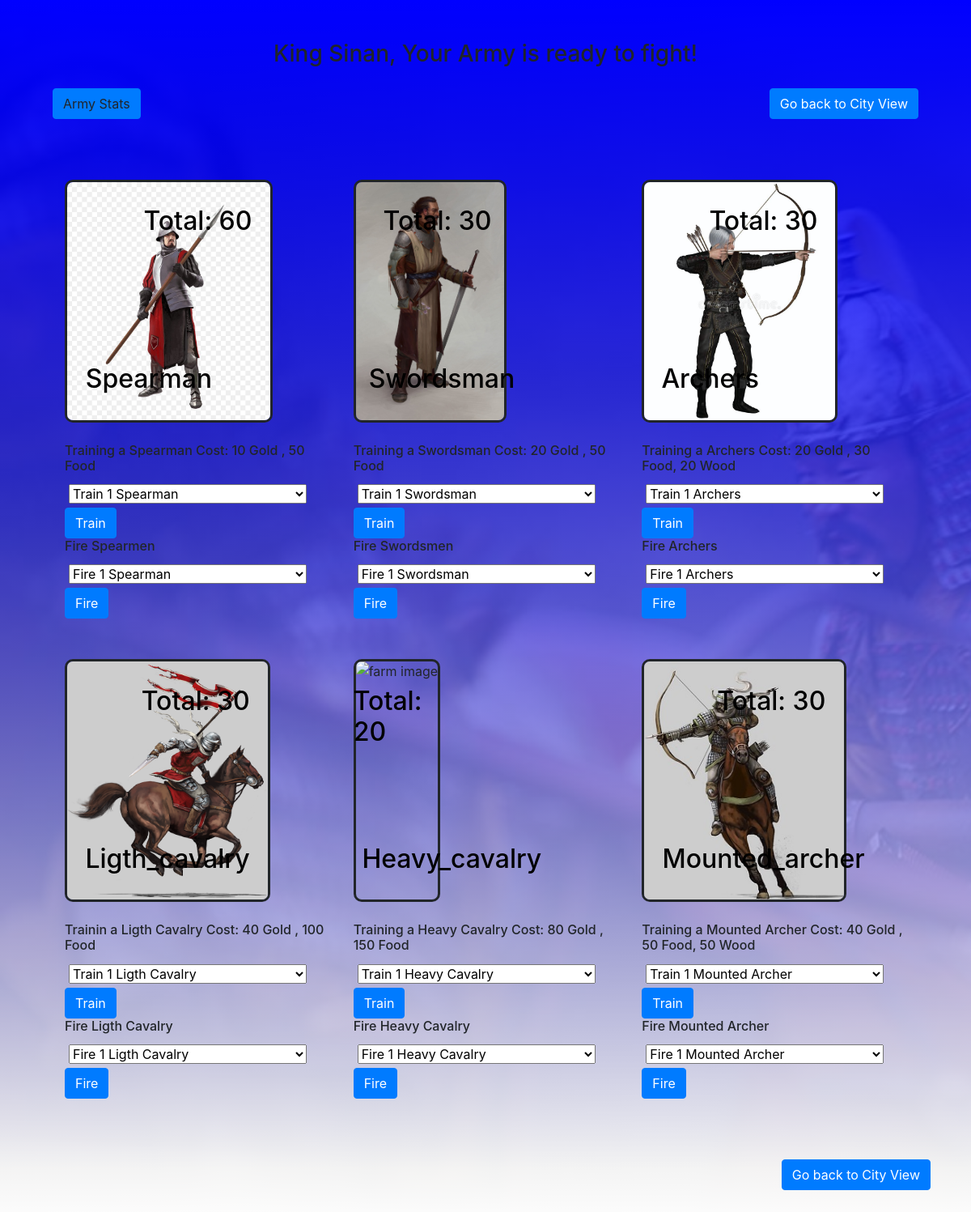
The app's page /castle (signed in) with its own data.
### models.py (models this page shows, shortened)
class Population(Model):
    king_name = ForeignKeyField(Player, to_field="player_name")
    total_population = IntegerField(default=1000)
    unassingned_population = IntegerField(default=200)
    farmer = IntegerField(default=300)
    stone_worker = IntegerField(default=100)
    gold_miner = IntegerField(default=100)
    lumberjack = IntegerField(default=100)
    spearman = IntegerField(default=100)
    swordsman = IntegerField(default=30)
    archers = IntegerField(default=20)
    ligth_cavalry = IntegerField(default=20)
    heavy_cavalry = IntegerField(default=10)
    mounted_archer = IntegerField(default=20)
    class Meta:
        database = DATABASE

### app.py (the view)
@app.route('/castle')
@login_required
def castle():
    village_data = models.City.get(models.City.king_of_city == g.user.player_name)
    population_data = models.Population.get(models.Population.king_name == g.user.player_name)
    player = models.Player.get(models.Player.email == g.user.email)
    return render_template("castle.html", village_data = village_data, population_data= population_data,player=player)

### app.py (called while the page is built)
@login_manager.user_loader
def load_player(player_id):
    try:
        return models.Player.get(models.Player.id == player_id)
    except models.DoesNotExist:
        return None

@app.before_request
def before_request():
    g.db = models.DATABASE
    g.db.connect()
    g.user = current_user

@app.after_request
def after_request(response):
    g.db.close()
    return response

### templates/castle.html (shortened to what this page needs)
{% extends "game_main.html" %}
{% block content %}
<div class="col-12">
    <div style=" text-align: center ;margin-bottom: 25px;">
            <h3>King {{player.player_name.capitalize()}}, Your Army is ready to fight!</h3>
    </div>
</div>
<div class="game_main_row">
<div class="col-12"   >
     <a style="position: relative; float: right; margin-bottom: 50px" class="btn btn-primary " href="{{url_for('village')}}"> Go back to City View</a>
     <a id="castle_info_button" class="btn btn-primary" >Army Stats</a>
</div>
<div class="col-12"   >
    <div class="col-12 col-sm-12 col-md-6 col-lg-4" >
      <div>
        <h2 class="game_main_image_title" style="color:black"> Spearman</h2>
        <h2 class="village_image_city_level" style="color:black">Total: {{population_data.spearman}}</h2>
        <img src="static/images/spearman.jpg" alt="spearman">
      </div>
        <div >
            <h6>Training a Spearman Cost: 10 Gold , 50 Food</h6>
              <form action="{{ url_for('assin_spearman') }}" method="POST">
                  <select name="assin_spearman" >
                      <option value="1">Train 1 Spearman </option>
                    </select>
                  <button type="submit" class="btn btn-primary " id="assign_spearman">Train</button>
              </form>
              <h6>Fire Spearmen</h6>
              <form action="{{ url_for('unassin_spearman') }}" method="POST">
                  <select name="unassin_spearman" >
                      <option value="1">Fire 1 Spearman </option>
                    </select>
                  <button type="submit" class="btn btn-primary " id="unassin_spearman">Fire</button>
              </form>
          </div>
    </div>
    <div class="col-12 col-sm-12 col-md-6 col-lg-4">
      <div>
          <h2 class="game_main_image_title" style="color:black"> Swordsman</h2>
          <h2 class="village_image_city_level" style="color:black"> Total: {{population_data.swordsman}}</h2>
          <img src="static/images/swordsman.jpg" alt="swordsman">
      </div>
      <div class="train_soldiers">
          <h6>Training a Swordsman Cost: 20 Gold , 50 Food</h6>
            <form action="{{ url_for('assin_swordsman') }}" method="POST">
                <select name="assin_swordsman" >
                    <option value="1">Train 1 Swordsman </option>
                  </select>
                <button type="submit" class="btn btn-primary " id="assin_swordsman">Train</button>
            </form>
            <h6>Fire Swordsmen</h6>
            <form action="{{ url_for('unassin_swordsman') }}" method="POST">
                <select name="unassin_swordsman" >
                    <option value="1">Fire 1 Swordsman </option>
                  </select>
                <button type="submit" class="btn btn-primary " id="unassin_swordsman">Fire</button>
            </form>
        </div>
    </div>
    <div class="col-12 col-sm-12 col-md-6 col-lg-4">
      <div>
          <h2 class="game_main_image_title" style="color:black"> Archers</h2>
          <h2 class="village_image_city_level" style="color:black"> Total: {{population_data.archers}}</h2>
          <img src="static/images/archers.jpg" alt="archers">
      </div>
      <div class="train_soldiers">
          <h6>Training a Archers Cost: 20 Gold , 30 Food, 20 Wood</h6>
            <form action="{{ url_for('assin_archers') }}" method="POST">
                <select name="assin_archers" >
                    <option value="1">Train 1 Archers </option>
                  </select>
                <button type="submit" class="btn btn-primary " id="assin_archers">Train</button>
            </form>
            <h6>Fire Archers</h6>
            <form action="{{ url_for('unassin_archers') }}" method="POST">
                <select name="unassin_archers" >
                    <option value="1">Fire 1 Archers </option>
                  </select>
                <button type="submit" class="btn btn-primary " id="unassign_archers">Fire</button>
            </form>
        </div>
    </div>
    <div class="col-12 col-sm-12 col-md-6 col-lg-4">
      <div>
          <h2 class="game_main_image_title" style="color:black"> Ligth_cavalry</h2>
          <h2 class="village_image_city_level" style="color:black"> Total: {{population_data.ligth_cavalry}}</h2>
          <img src="static/images/light_cavalry.png" alt="barracks">
      </div>
      <div class="train_soldiers">
          <h6>Trainin a Ligth Cavalry Cost: 40 Gold , 100 Food</h6>
            <form action="{{ url_for('assin_ligth_cavalry') }}" method="POST">
                <select name="assin_ligth_cavalry" >
                    <option value="1">Train 1 Ligth Cavalry </option>
                  </select>
                <button type="submit" class="btn btn-primary " id="assin_ligth_cavalry">Train</button>
            </form>
            <h6>Fire Ligth Cavalry</h6>
            <form action="{{ url_for('unassin_ligth_cavalry') }}" method="POST">
                <select name="unassin_ligth_cavalry" >
                    <option value="1">Fire 1 Ligth Cavalry </option>
                  </select>
                <button type="submit" class="btn btn-primary " id="unassign_ligth_cavalry">Fire</button>
            </form>
        </div>
    </div>
    <div class="col-12 col-sm-12 col-md-6 col-lg-4">
      <div>
          <h2 class="game_main_image_title" style="color:black"> Heavy_cavalry</h2>
          <h2 class="village_image_city_level" style="color:black"> Total: {{population_data.heavy_cavalry}}</h2>
          <img src="static/images/heavy_cavalry.png" alt="farm image">
      </div>
      <div class="train_soldiers">
          <h6>Training a Heavy Cavalry Cost: 80 Gold , 150 Food</h6>
            <form action="{{ url_for('assin_heavy_cavalry') }}" method="POST">
                <select name="assin_heavy_cavalry" >
                    <option value="1">Train 1 Heavy Cavalry </option>
                  </select>
                <button type="submit" class="btn btn-primary " id="assign_heavy_cavalry">Train</button>
            </form>
            <h6>Fire Heavy Cavalry</h6>
            <form action="{{ url_for('unassin_heavy_cavalry') }}" method="POST">
                <select name="unassin_heavy_cavalry" >
                    <option value="1">Fire 1 Heavy Cavalry </option>
                  </select>
                <button type="submit" class="btn btn-primary " id="unassign_heavy_cavalry">Fire</button>
            </form>
        </div>
    </div>
    <div class="col-12 col-sm-12 col-md-6 col-lg-4">
      <div>
          <h2 class="game_main_image_title" style="color:black"> Mounted_archer</h2>
          <h2 class="village_image_city_level" style="color:black"> Total: {{population_data.mounted_archer}}</h2>
          <img src="static/images/mounted_archer.jpg" alt="Girl in a jacket">
      </div>
      <div class="train_soldiers">
          <h6>Training a Mounted Archer Cost: 40 Gold , 50 Food, 50 Wood</h6>
            <form action="{{ url_for('assin_mounted_archer') }}" method="POST">
                <select name="assin_mounted_archer" >
                    <option value="1">Train 1 Mounted Archer </option>
                  </select>
                <button type="submit" class="btn btn-primary " id="assign_mounted_archer">Train</button>
            </form>
            <h6>Fire Mounted Archer</h6>
            <form action="{{ url_for('unassin_mounted_archer') }}" method="POST">
                <select name="unassin_mounted_archer" >
                    <option value="1">Fire 1 Mounted Archer </option>
                  </select>
                <button type="submit" class="btn btn-primary " id="unassign_mounted_archer">Fire</button>
            </form>
        </div>
    </div>
</div>
<a style="position: relative; float: right; margin-bottom: 50px" class="btn btn-primary " href="{{url_for('village')}}"> Go back to City View</a>
</div>
{% endblock %}

### static/styles/style.css (style rules this page uses)
body { background-image:linear-gradient(blue, transparent 95%), linear-gradient(0deg, white, transparent ), url("/static/images/horseman.jpg"); background-size: cover; background-repeat: no-repeat; min-height: 700px; padding:50px; }
.game_main_row div { position: relative; float: left; padding-bottom: 25px; }
img { border-style: solid; border-radius: 10px; width: 100%; height: 300px; display: block; }
.game_main_image_title { color:white; position: absolute; z-index: 999; margin: 0 auto; left: 10%; right: 0; top: 70%; }
.village_image_city_level { color:white; position: absolute; z-index: 999; margin: 0 auto; right: 10%; top: 10%; }
select { width: 90%; margin:5px; }

### records on screen
Population: spearman "60", swordsman "30", archers "30", ligth_cavalry "30", heavy_cavalry "20", mounted_archer "30"
